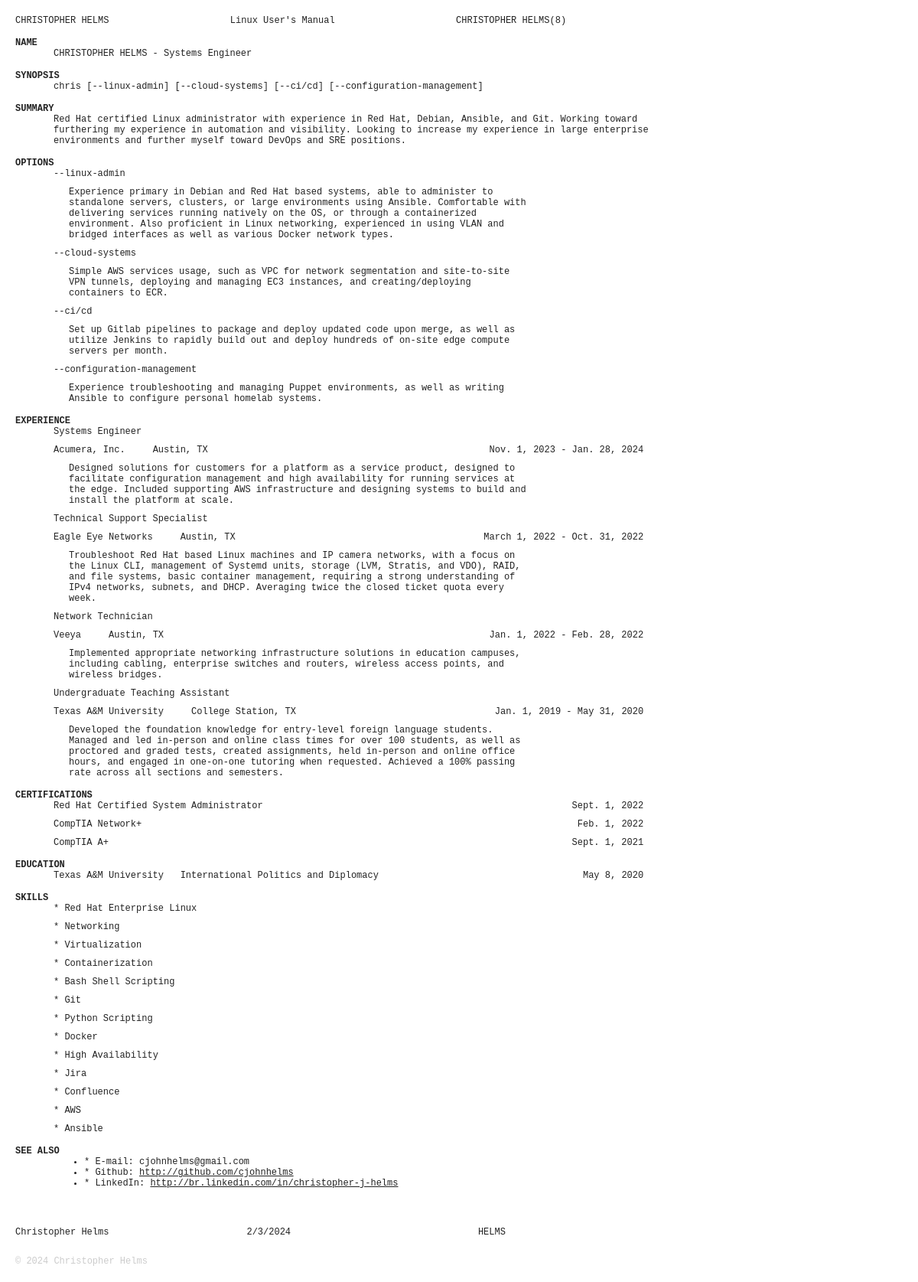
Screenshot of /resume/ with the database file from the repository.
### resume/models.py (models this page shows, shortened)
class Experience(models.Model):
    company = models.CharField(max_length=100)
    title = models.CharField(max_length=50)
    location = models.CharField(max_length=50)
    start_date = models.DateField()
    end_date = models.DateField()
    description = models.TextField(max_length=500)

class Certification(models.Model):
    institution = models.CharField(max_length=50)
    name = models.CharField(max_length=100)
    date_achieved = models.DateField()

class Education(models.Model):
    university = models.CharField(max_length=100)
    college = models.CharField(max_length=100)
    degree_type = models.CharField(max_length=50)
    degree_field = models.CharField(max_length=100)
    start_date = models.DateField()
    end_date = models.DateField()

class Skill(models.Model):
    name = models.CharField(max_length=50)

### resume/views.py (the view)
# urls.py: path("resume/", views.resume, name="apiResume"),
def resume(request):
    queryset = {
        "experiences": Experience.objects.values().order_by('-start_date'),
        "education": Education.objects.values().order_by('-start_date'),
        "certifications": Certification.objects.values().order_by('-date_achieved'),
        "skills": Skill.objects.values(),
    }
    html_response = render(request, 'resume/resume.html', queryset)
    if request.accepts("text/html"):
        return html_response

### templates/resume/resume.html (shortened to what this page needs)
{% load static %}
<!DOCTYPE html>
<html>
<head>
  <link rel="stylesheet" href="{% static 'resume/style.css' %}">
</head>
<body>
<pre class="manheader">CHRISTOPHER HELMS                      Linux User's Manual                      CHRISTOPHER HELMS(8)</pre>
<h1>NAME</h1>
<p class="subtext">
  CHRISTOPHER HELMS - Systems Engineer
</p>
<h1>SYNOPSIS</h1>
<p class="subtext">
  chris [--linux-admin] [--cloud-systems] [--ci/cd] [--configuration-management]
</p>
<h1>SUMMARY</h1>
<p class="subtext">
    Red Hat certified Linux administrator with experience in Red Hat, Debian, Ansible, and Git.
    Working toward furthering my experience in automation and visibility. Looking to increase my experience in large
    enterprise environments and further myself toward DevOps and SRE positions.</p>
<h1>OPTIONS</h1>
<p class="subtext">
  --linux-admin
</p>
<p class="doublesubtext">
  Experience primary in Debian and Red Hat based systems, able to administer to standalone servers, clusters,
  or large environments using Ansible. Comfortable with delivering services running natively on the OS, or through
  a containerized environment. Also proficient in Linux networking, experienced in using VLAN and bridged interfaces
  as well as various Docker network types.
</p>
<p class="subtext">
  --cloud-systems
</p>
<p class="doublesubtext">
  Simple AWS services usage, such as VPC for network segmentation and site-to-site VPN tunnels, deploying and managing EC3 instances,
  and creating/deploying containers to ECR.
</p>
<p class="subtext">
  --ci/cd
</p>
<p class="doublesubtext">
  Set up Gitlab pipelines to package and deploy updated code upon merge, as well as utilize Jenkins to rapidly build out and deploy
  hundreds of on-site edge compute servers per month.
</p>
<p class="subtext">
  --configuration-management
</p>
<p class="doublesubtext">
  Experience troubleshooting and managing Puppet environments, as well as writing Ansible to configure personal homelab systems.
</p>
<h1>EXPERIENCE</h1>
{% for experience in experiences %}
<p class="subtext">
  {{experience.title}}
</p>
<p class="subtext">
  {{experience.company}} &nbsp;&nbsp;&nbsp; {{experience.location}}
  <span style="float:right;">
    {{experience.start_date}} - {{experience.end_date}} &nbsp;&nbsp;&nbsp;
  </span>
</p>
<p class="doublesubtext">
    {{experience.description}}
</p>
{% endfor %}
<h1>CERTIFICATIONS</h1>
{% for certification in certifications %}
<p class="subtext">
  {{certification.institution}} {{certification.name}}
  <span style="float:right;">
    {{certification.date_achieved}} &nbsp;&nbsp;&nbsp;
  </span>
</p>
{% endfor %}
<h1>EDUCATION</h1>
{% for degree in education %}
<p class="subtext">
  {{degree.university}} &nbsp; {{degree.degree_field}}
  <span style="float:right;">
    {{degree.end_date}} &nbsp;&nbsp;&nbsp;
  </span>
</p>
{% endfor %}
<h1>SKILLS</h1>
{% for skill in skills %}
<p class="subtext">
  * {{skill.name}}
</p>
{% endfor %}
<h1>SEE ALSO</h1>
<ul class="subtext">
  <li>* E-mail:      cjohnhelms@gmail.com</li>
  <li>* Github:     <a href="http://github.com/cjohnhelms">http://github.com/cjohnhelms</a></li>
  <li>* LinkedIn:	 <a href="http://br.linkedin.com/in/christopher-j-helms/">http://br.linkedin.com/in/christopher-j-helms</a></li>
</ul>
<br><br>
<pre class="manheader">Christopher Helms                         <script>document.write( new Date().toLocaleDateString() );</script>                                  HELMS
</pre>
<br>
<p class="footer">
  © <script>document.write( new Date().getFullYear() );</script> Christopher Helms
</p>
</body>
</html>

### static/resume/style.css (style rules this page uses)
body { font-family: monospace; font-size: 12px; color: #222222; margin: 20px 10px 0px 20px; text-align: left; }
.manheader { font-family: monospace; font-size: 12px; margin: 10px 0px 0px 0px; }
h1 { font-size: 12px; font-weight: bold; margin: 15px 0px 0px 0px; }
.subtext { margin: 0px 0px 10px 50px; width: 800px; }
.doublesubtext { margin: 0px 0px 10px 70px; width: 600px; }
a, a.active, a.visited, a.hover { color: #222222; text-decoration: underline; }
.footer { margin: 10px 0px 20px 0px; color: #CCCCCC; }

### rows the page displays
Experience: title "Systems Engineer", company "Acumera, Inc.", location "Austin, TX", start_date "Nov. 1, 2023", end_date "Jan. 28, 2024", description "Designed solutions for customers for a platform as a service product, designed to facilitate configuration management and high availability for running services at the edge. Included supporting AWS infrastructure and designing systems to build and install the platform at scale."
Experience: title "Technical Support Specialist", company "Eagle Eye Networks", location "Austin, TX", start_date "March 1, 2022", end_date "Oct. 31, 2022", description "Troubleshoot Red Hat based Linux machines and IP camera networks, with a focus on the Linux CLI, management of Systemd units, storage (LVM, Stratis, and VDO), RAID, and file systems, basic container management, requiring a strong understanding of IPv4 networks, subnets, and DHCP. Averaging twice the closed ticket quota every week."
Experience: title "Network Technician", company "Veeya", location "Austin, TX", start_date "Jan. 1, 2022", end_date "Feb. 28, 2022", description "Implemented appropriate networking infrastructure solutions in education campuses, including cabling, enterprise switches and routers, wireless access points, and wireless bridges."
Experience: title "Undergraduate Teaching Assistant", company "Texas A&M University", location "College Station, TX", start_date "Jan. 1, 2019", end_date "May 31, 2020", description "Developed the foundation knowledge for entry-level foreign language students. Managed and led in-person and online class times for over 100 students, as well as proctored and graded tests, created assignments, held in-person and online office hours, and engaged in one-on-one tutoring when requested. Achieved a 100% passing rate across all sections and semesters."
Certification: institution "Red Hat", name "Certified System Administrator", date_achieved "Sept. 1, 2022"
Certification: institution "CompTIA", name "Network+", date_achieved "Feb. 1, 2022"
Certification: institution "CompTIA", name "A+", date_achieved "Sept. 1, 2021"
Education: university "Texas A&M University", degree_field "International Politics and Diplomacy", end_date "May 8, 2020"
Skill: name "Red Hat Enterprise Linux"
Skill: name "Networking"
Skill: name "Virtualization"
Skill: name "Containerization"
Skill: name "Bash Shell Scripting"
Skill: name "Git"
Skill: name "Python Scripting"
Skill: name "Docker"
Skill: name "High Availability"
Skill: name "Jira"
Skill: name "Confluence"
Skill: name "AWS"
Skill: name "Ansible"
